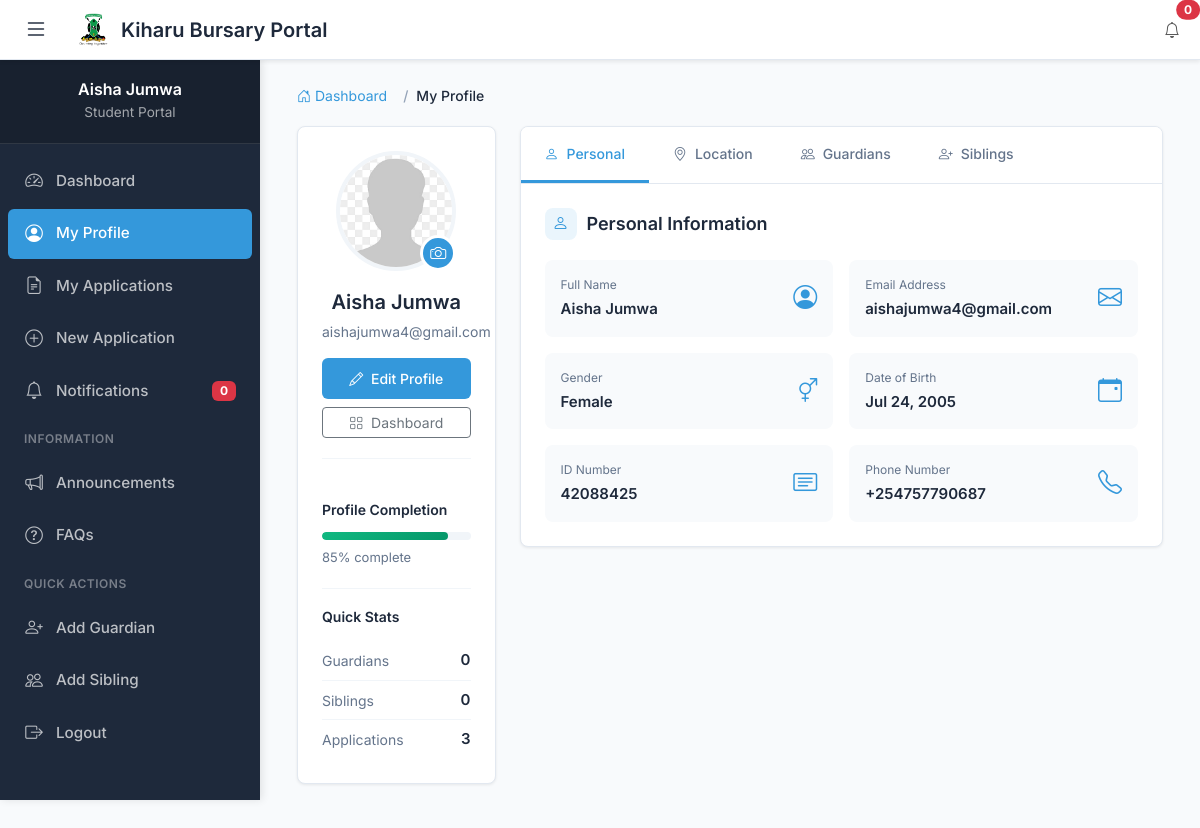
/student/profile/view/ (signed in), run on the app's committed database.
### kiharu_system/models.py (models this page shows, shortened)
class User(AbstractUser):
    USER_TYPES = (
        ('applicant', 'Applicant'),
        ('admin', 'Administrator'),
        ('reviewer', 'Application Reviewer'),
        ('finance', 'Finance Officer'),
    )
    user_type = models.CharField(max_length=20, choices=USER_TYPES, default='applicant')
    id_number = models.CharField(max_length=20, unique=True, null=True, blank=True)
    phone_regex = RegexValidator(
        regex=r'^\+254\d{9}$',
        message="Phone number must be entered in the format: '+254XXXXXXXXX'. Exactly 12 digits including country code."
    )
    phone_number = models.CharField(validators=[phone_regex], max_length=17, blank=True)

class Applicant(models.Model):
    GENDER_CHOICES = (
        ('M', 'Male'),
        ('F', 'Female'),
    )
    user = models.OneToOneField(User, on_delete=models.CASCADE, related_name='applicant_profile')
    gender = models.CharField(max_length=1, choices=GENDER_CHOICES)
    date_of_birth = models.DateField()
    id_number = models.CharField(max_length=20, unique=True)
    ward = models.ForeignKey(Ward, on_delete=models.SET_NULL, null=True, related_name='residents')
    location = models.ForeignKey(Location, on_delete=models.SET_NULL, null=True)
    sublocation = models.ForeignKey(SubLocation, on_delete=models.SET_NULL, null=True)
    village = models.ForeignKey(Village, on_delete=models.SET_NULL, null=True)
    physical_address = models.TextField()
    postal_address = models.CharField(max_length=100, blank=True, null=True)
    special_needs = models.BooleanField(default=False)
    special_needs_description = models.TextField(blank=True, null=True)
    profile_picture = models.ImageField(upload_to='profile_pics/', default='profile_pics/default.png', blank=True,null=True)

### kiharu_system/views.py (the view)
# urls.py: path('student/profile/view/', views.student_profile_view, name='student_profile_view'),
@login_required
def student_profile_view(request):
    try:
        applicant = request.user.applicant_profile
    except Applicant.DoesNotExist:
        return redirect('student_profile_create')
    guardians = Guardian.objects.filter(applicant=applicant)
    siblings = SiblingInformation.objects.filter(applicant=applicant)
    context = {
        'applicant': applicant,
        'guardians': guardians,
        'siblings': siblings,
    }
    return render(request, 'students/profile_view.html', context)

### templates/students/profile_view.html (shortened to what this page needs)
{% extends 'student_base.html' %}
{% load static %}
{% block content %}
<div class="container-fluid">
    <nav aria-label="breadcrumb">
        <ol class="breadcrumb">
            <li class="breadcrumb-item">
                <a href="{% url 'student_dashboard' %}">
                    <i class="bi bi-house-door"></i> Dashboard
                </a>
            </li>
            <li class="breadcrumb-item active" aria-current="page">My Profile</li>
        </ol>
    </nav>
    <div class="row">
        <div class="col-md-4 col-lg-3">
            <div class="profile-sidebar">
                <div class="profile-avatar-section">
                    <div class="avatar-wrapper">
                        <img src="{% static 'images/avatar.jpg' %}" alt="Profile Avatar" class="avatar-image">
                        <a href="#" class="avatar-edit-btn">
                            <i class="bi bi-camera"></i>
                        </a>
                    </div>
                    <div class="profile-name">{{ applicant.user.first_name }} {{ applicant.user.last_name }}</div>
                    <div class="profile-email">{{ applicant.user.email }}</div>
                    <div class="profile-actions">
                        <a href="{% url 'student_profile_create' %}" class="btn btn-primary btn-sm">
                            <i class="bi bi-pencil me-1"></i> Edit Profile
                        </a>
                        <a href="{% url 'student_dashboard' %}" class="btn btn-outline-secondary btn-sm">
                            <i class="bi bi-grid me-1"></i> Dashboard
                        </a>
                    </div>
                </div>
                <div class="progress-section">
                    <div class="progress-label">Profile Completion</div>
                    <div class="progress-bar-custom">
                        <div class="progress-fill" style="width: 85%;"></div>
                    </div>
                    <div class="progress-text">85% complete</div>
                </div>
                <div class="stats-section">
                    <h6>Quick Stats</h6>
                    <div class="stat-item">
                        <span class="stat-label">Guardians</span>
                        <span class="stat-value">{{ guardians|length }}</span>
                    </div>
                    <div class="stat-item">
                        <span class="stat-label">Siblings</span>
                        <span class="stat-value">{{ siblings|length }}</span>
                    </div>
                    <div class="stat-item">
                        <span class="stat-label">Applications</span>
                        <span class="stat-value">3</span>
                    </div>
                </div>
            </div>
        </div>
        <div class="col-md-8 col-lg-9">
            <div class="section-container" style="padding: 0; overflow: hidden;">
                <div class="tab-navigation">
                    <button class="tab-button active" data-tab="personal">
                        <i class="bi bi-person"></i> Personal
                    </button>
                    <button class="tab-button" data-tab="location">
                        <i class="bi bi-geo-alt"></i> Location
                    </button>
                    <button class="tab-button" data-tab="guardian">
                        <i class="bi bi-people"></i> Guardians
                    </button>
                    <button class="tab-button" data-tab="sibling">
                        <i class="bi bi-person-plus"></i> Siblings
                    </button>
                </div>
                <div class="tab-content-wrapper">
                    <div class="tab-pane active" id="personal-pane">
                        <h5 class="section-title">
                            <span class="section-icon">
                                <i class="bi bi-person"></i>
                            </span>
                            Personal Information
                        </h5>
                        <div class="info-grid">
                            <div class="info-card">
                                <div class="info-content">
                                    <div class="info-label">Full Name</div>
                                    <div class="info-value">{{ applicant.user.first_name }} {{ applicant.user.last_name }}</div>
                                </div>
                                <i class="bi bi-person-circle info-icon"></i>
                            </div>
                            <div class="info-card">
                                <div class="info-content">
                                    <div class="info-label">Email Address</div>
                                    <div class="info-value">{{ applicant.user.email }}</div>
                                </div>
                                <i class="bi bi-envelope info-icon"></i>
                            </div>
                            <div class="info-card">
                                <div class="info-content">
                                    <div class="info-label">Gender</div>
                                    <div class="info-value">{{ applicant.get_gender_display }}</div>
                                </div>
                                <i class="bi bi-gender-ambiguous info-icon"></i>
                            </div>
                            <div class="info-card">
                                <div class="info-content">
                                    <div class="info-label">Date of Birth</div>
                                    <div class="info-value">{{ applicant.date_of_birth|date:"M j, Y" }}</div>
                                </div>
                                <i class="bi bi-calendar-event info-icon"></i>
                            </div>
                            <div class="info-card">
                                <div class="info-content">
                                    <div class="info-label">ID Number</div>
                                    <div class="info-value">{{ applicant.id_number }}</div>
                                </div>
                                <i class="bi bi-card-text info-icon"></i>
                            </div>
                            <div class="info-card">
                                <div class="info-content">
                                    <div class="info-label">Phone Number</div>
                                    <div class="info-value">{{ applicant.user.phone_number|default:"Not provided" }}</div>
                                </div>
                                <i class="bi bi-telephone info-icon"></i>
                            </div>
                        </div>
                    </div>
                </div>
            </div>
        </div>
    </div>
</div>
{% endblock %}

### templates/student_base.html (shortened to what this page needs)
{% load static %}
<!DOCTYPE html>
<html lang="en">
<head>
    <link href="https://cdn.jsdelivr.net/npm/bootstrap@5.3.0/dist/css/bootstrap.min.css" rel="stylesheet">
    <link href="https://cdn.jsdelivr.net/npm/bootstrap-icons@1.11.0/font/bootstrap-icons.css" rel="stylesheet">
</head>
<body>
    <nav class="navbar navbar-expand-lg navbar-custom">
        <div class="container-fluid">
            <button class="btn sidebar-toggle me-3" type="button" id="sidebarToggle">
                <i class="bi bi-list"></i>
            </button>
            <a class="navbar-brand" href="{% url 'student_dashboard' %}">
                <img src="{% static 'images/logo.png' %}" alt="Logo">
                Kiharu Bursary Portal
            </a>
            <div class="collapse navbar-collapse" id="navbarNav">
                <ul class="navbar-nav ms-auto">
                    <li class="nav-item dropdown">
                        <a class="nav-link dropdown-toggle position-relative" href="#" id="notificationsDropdown" role="button" data-bs-toggle="dropdown" aria-expanded="false">
                            <i class="bi bi-bell"></i>
                            <span class="position-absolute top-0 start-100 translate-middle badge rounded-pill bg-danger">
                                0
                            </span>
                        </a>
                    </li>
                </ul>
            </div>
        </div>
    </nav>
    <div class="sidebar" id="sidebar">
        <div class="sidebar-header">
            <h5>{{ user.get_full_name|default:user.username }}</h5>
            <small>Student Portal</small>
        </div>
        <div class="sidebar-content">
            <ul class="sidebar-menu">
                <li>
                    <a href="{% url 'student_dashboard' %}" class="menu-link {% if request.resolver_match.url_name == 'student_dashboard' %}active{% endif %}">
                        <i class="bi bi-speedometer2"></i>
                        <span class="menu-text">Dashboard</span>
                    </a>
                </li>
                <li>
                    <a href="{% url 'student_profile_view' %}" class="menu-link {% if request.resolver_match.url_name == 'student_profile_view' %}active{% endif %}">
                        <i class="bi bi-person-circle"></i>
                        <span class="menu-text">My Profile</span>
                    </a>
                </li>
                <li>
                    <a href="{% url 'student_application_list' %}" class="menu-link {% if 'application' in request.resolver_match.url_name %}active{% endif %}">
                        <i class="bi bi-file-earmark-text"></i>
                        <span class="menu-text">My Applications</span>
                    </a>
                </li>
                <li>
                    <a href="{% url 'student_application_create'%}" class="menu-link {% if request.resolver_match.url_name == 'student_application_create' %}active{% endif %}">
                        <i class="bi bi-plus-circle"></i>
                        <span class="menu-text">New Application</span>
                    </a>
                </li>
                <li>
                    <a href="{% url 'notifications_list' %}" class="menu-link position-relative {% if request.resolver_match.url_name == 'notifications_list' %}active{% endif %}">
                        <i class="bi bi-bell"></i>
                        <span class="menu-text">Notifications</span>
                        <span class="badge bg-danger ms-auto">0</span>
                    </a>
                </li>
                <li class="section-header">Information</li>
                <li>
                    <a href="{% url 'announcements_view' %}" class="menu-link {% if request.resolver_match.url_name == 'announcements_view' %}active{% endif %}">
                        <i class="bi bi-megaphone"></i>
                        <span class="menu-text">Announcements</span>
                    </a>
                </li>
                <li>
                    <a href="{% url 'faqs_view' %}" class="menu-link {% if request.resolver_match.url_name == 'faqs_view' %}active{% endif %}">
                        <i class="bi bi-question-circle"></i>
                        <span class="menu-text">FAQs</span>
                    </a>
                </li>
                <li class="section-header">Quick Actions</li>
                <li>
                    <a href="{% url 'guardian_create' %}" class="menu-link">
                        <i class="bi bi-person-plus"></i>
                        <span class="menu-text">Add Guardian</span>
                    </a>
                </li>
                <li>
                    <a href="{% url 'sibling_create' %}" class="menu-link">
                        <i class="bi bi-people"></i>
                        <span class="menu-text">Add Sibling</span>
                    </a>
                </li>
                <li>
                    <a href="{% url 'logout_view' %}" class="menu-link">
                        <i class="bi bi-box-arrow-right"></i>
                        <span class="menu-text">Logout</span>
                    </a>
                </li>
            </ul>
        </div>
    </div>
    <div class="main-content" id="mainContent">
        {% block content %}{% endblock %}
    </div>
</body>
</html>

### data on the page
User: get_full_name "Aisha Jumwa"
Applicant: user.first_name "Aisha", user.last_name "Jumwa", user.email "aishajumwa4@gmail.com", gender "Female", date_of_birth "Jul 24, 2005", id_number "42088425", user.phone_number "+254757790687"

### other printed values
{{ guardians|length }} "0"
{{ siblings|length }} "0"
